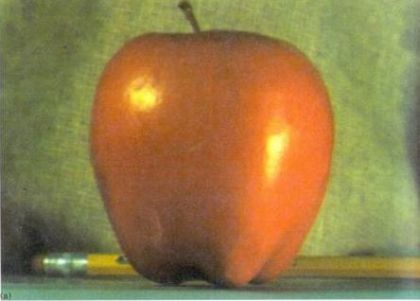
%> input picture Computer-Vision/paradoteo_CV_1-PYRAMIDS/apple.jpg, 420 x 301 px
$ octave gaussian_and_laplacian_with_grayscale_input_image.m   (GNU Octave 9; MATLAB toolbox functions it lacks are replaced by stand-ins)
%> lines starting %> are read from the running program, lines starting %| are printed output that depends on the picture; in (x1, y1, x2, y2) boxes, pixels count from 0 and x2, y2 are one past the last pixel; in counts of white or black regions, pixels touching at a corner belong together; the program's own positions count from 1
% Gaussian to Laplacian
apple = imread('apple.jpg');
%> apple is the input picture: size 301x420x3 uint8; mean R, G, B 147.5, 123.8, 72.9

% αν εκτελεσω size(apple), θα βγαλει οτι ειναι ενα image array μεγεθους
% [301 420 3], δλδ η μεταβλητη apple ειναι μια χρωματιστη εικονα (οχι
% ασπρομαυρη) με 3 καναλια

% Levels
levels = 6;
apple_gray = rgb2gray(apple); %
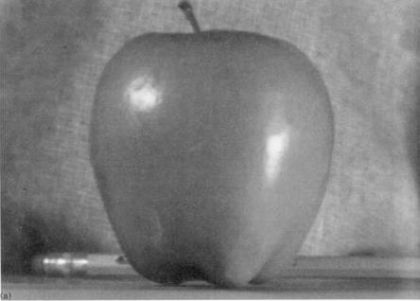
%> apple_gray: size 301x420 uint8; min 20, max 250, mean 125.1

% Initialize Gaussian and Laplacian pyramids
gaussian = cell(1, levels);
laplacian = cell(1, levels);

% Build the Laplacian pyramid
for i = 1:levels

    % Downsample the image using Gaussian filtering
    img_down = imfilter(apple_gray, fspecial('gaussian', [5 5], 1), 'symmetric', 'conv');
    img_down = img_down(1:2:end, 1:2:end);

    % Upsample the downsampled image
    img_up = imresize(img_down, size(apple_gray), 'bicubic');

    % Compute the Laplacian image
    lap = double(apple_gray) - double(img_up);

    % Store the Laplacian image in the pyramid
    laplacian{i} = lap;

    % Store the Gaussian image in the pyramid
    gaussian{i} = img_down;

    % Set the input image to the downsampled image for the next level
    apple_gray = img_down;
end
%> this loop made 6 passes
%> pass 1, `lap = double(apple_gray) - double(img_up);`:
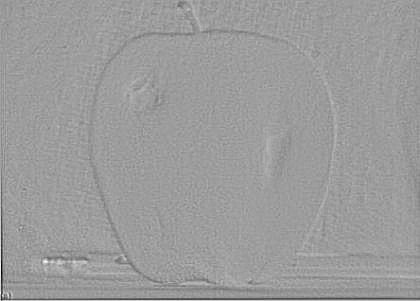
%> lap: size 301x420 double; min -62, max 39, mean -0.2; drawn with min black and max white
%> after the loop, gaussian = 6 items; laplacian = 6 items

% Display the Laplacian pyramid
for i = 1:levels
    figure;
    subplot(1,2,1);
    imshow(gaussian{i});
    title(['Gaussian Level ' num2str(i)]);
    subplot(1,2,2);
    imshow(laplacian{i});
    title(['Laplacian Level ' num2str(i)]);
end
%> this loop made 6 passes
%> pass 1, `imshow(laplacian{i});`:
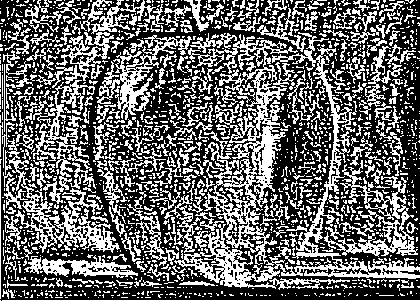
%> displayed picture: size 301x420, on the screen's scale of 0 to 255; 40.4% white in thin lines or dots
%> pass 2, `imshow(gaussian{i});`:
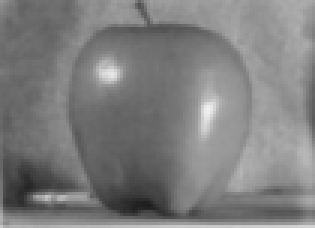
%> displayed picture: size 76x105, on the screen's scale of 0 to 255 (shown 3 times larger); min 29, max 239, mean 125.6
%> pass 2, `imshow(laplacian{i});`:
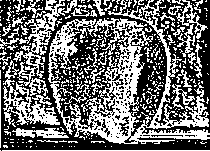
%> displayed picture: size 151x210, on the screen's scale of 0 to 255; 42.9% white in thin lines or dots

$ run again, with Computer-Vision/paradoteo_CV_1-PYRAMIDS/bench.jpg copied over Computer-Vision/paradoteo_CV_1-PYRAMIDS/apple.jpg
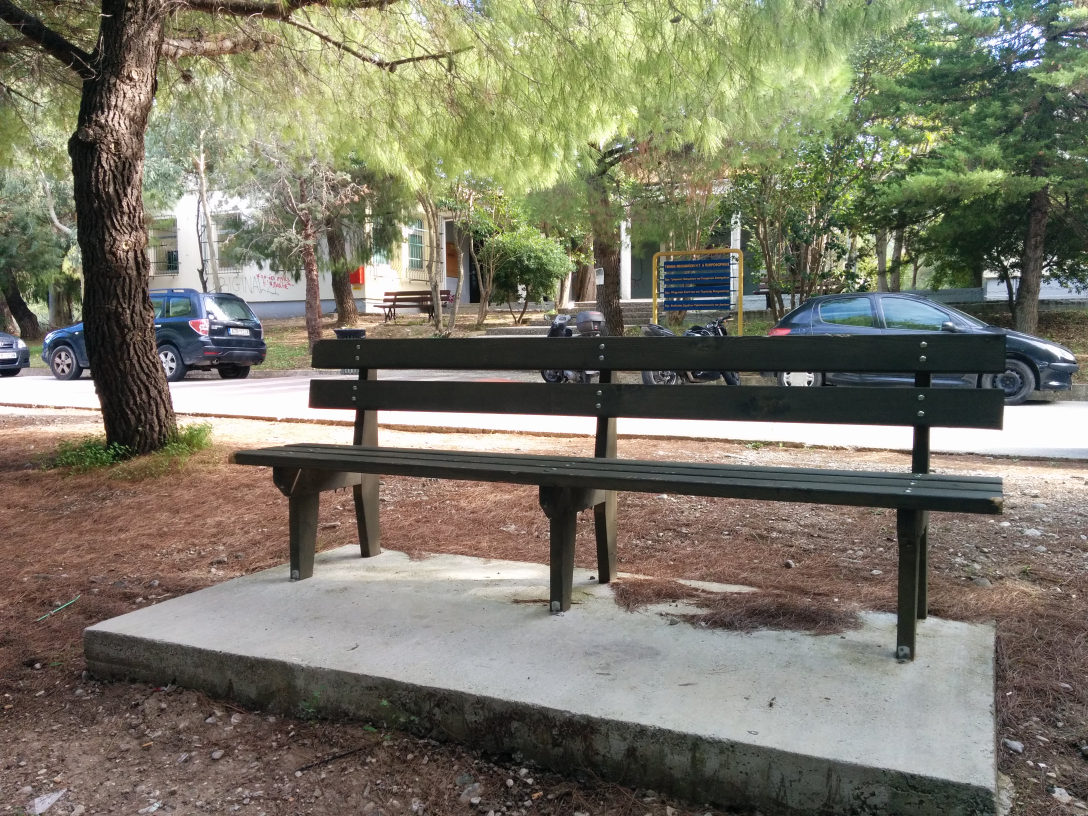
%> input picture Computer-Vision/paradoteo_CV_1-PYRAMIDS/bench.jpg, 3264 x 2448 px (shown at 1/3 size)
%> the loop `for i = 1:levels` made 6 passes
%> pass 1, `lap = double(apple_gray) - double(img_up);`:
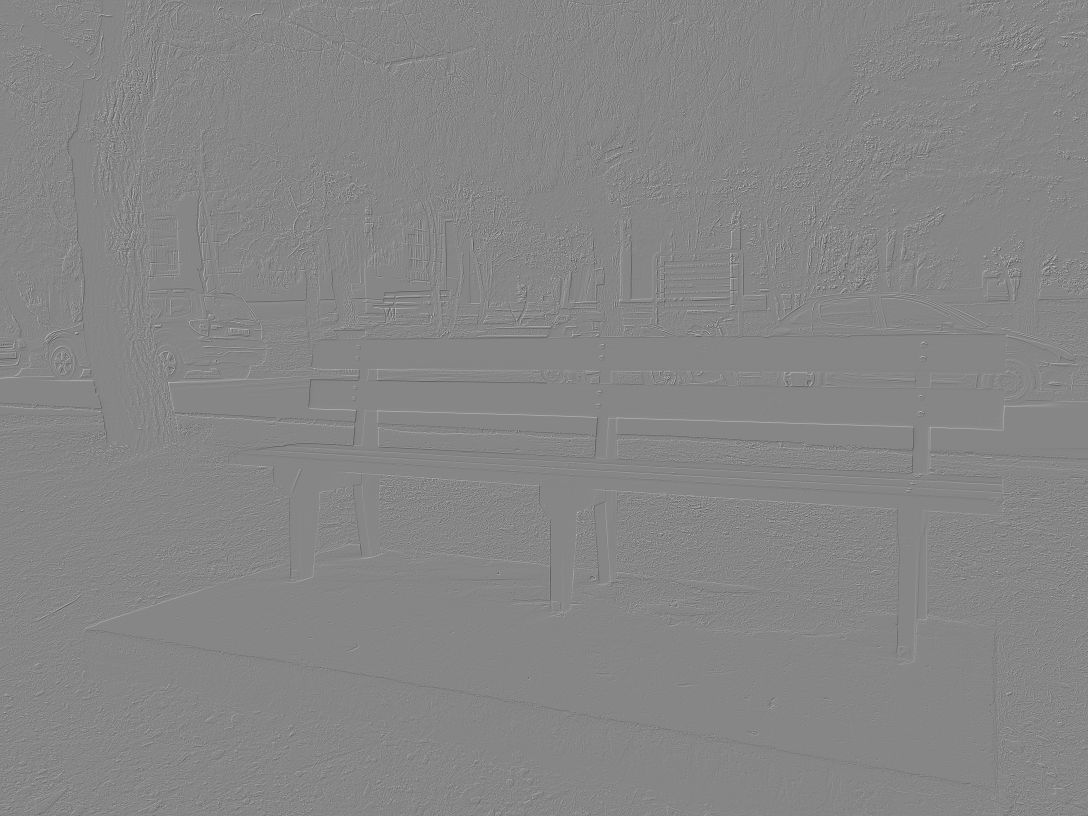
%> lap: size 2448x3264 double (shown at 1/3 size); min -129, max 115, mean 0; drawn with min black and max white
%> after the loop `for i = 1:levels`: gaussian = 6 items
%> the loop `for i = 1:levels` made 6 passes
%> pass 2, `imshow(laplacian{i});`:
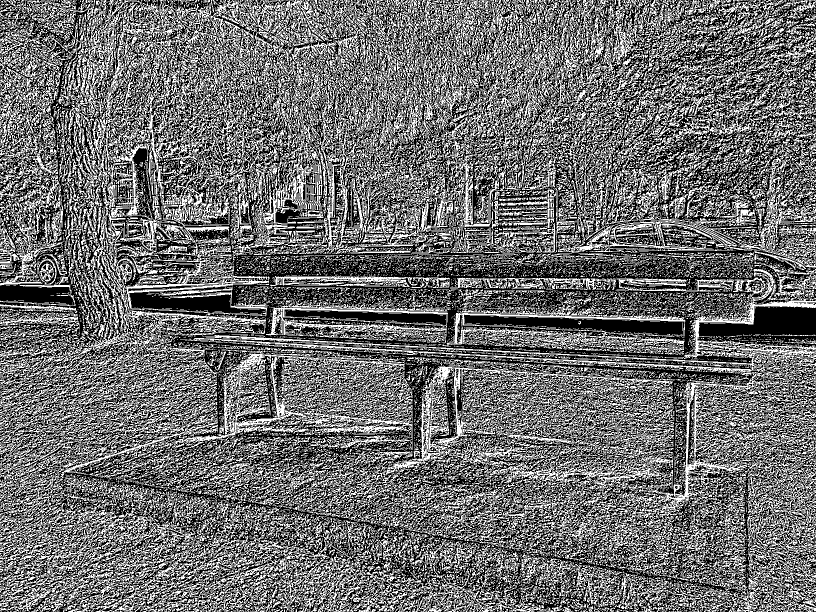
%> displayed picture: size 1224x1632, on the screen's scale of 0 to 255 (shown at 1/2 size); 43.1% white in thin lines or dots

$ run again, with Computer-Vision/paradoteo_CV_1-PYRAMIDS/black.jpg copied over Computer-Vision/paradoteo_CV_1-PYRAMIDS/apple.jpg
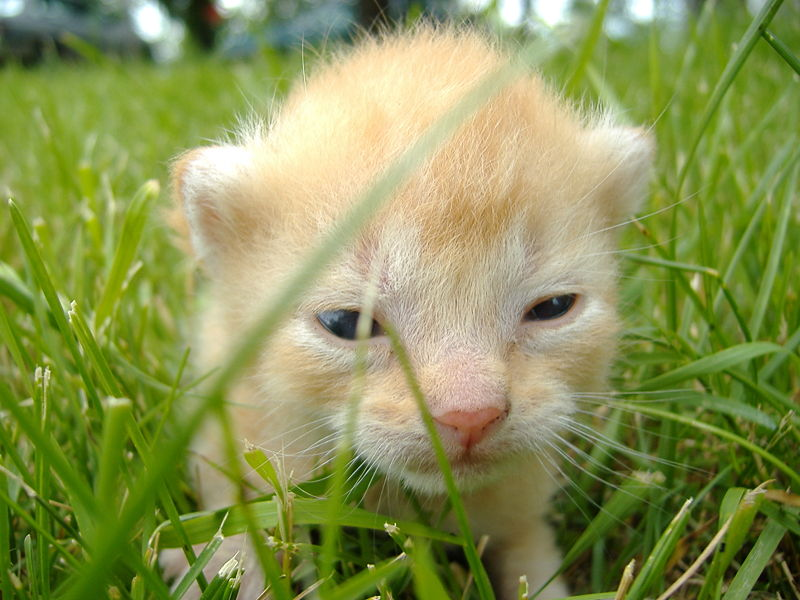
%> input picture Computer-Vision/paradoteo_CV_1-PYRAMIDS/black.jpg, 800 x 600 px
%> apple is the input picture: size 600x800x3 uint8; mean R, G, B 137.2, 147.4, 84
%> the loop `for i = 1:levels` made 6 passes
%> pass 1, `lap = double(apple_gray) - double(img_up);`:
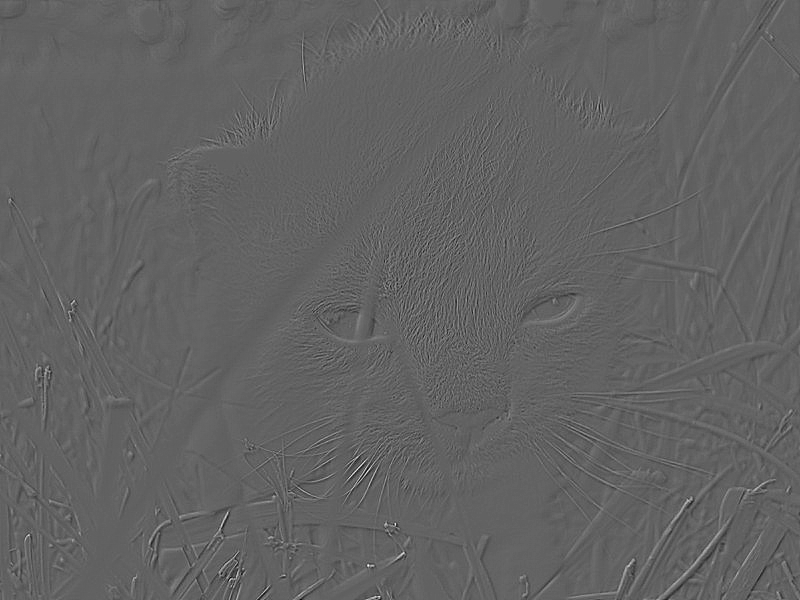
%> lap: size 600x800 double; min -79, max 125, mean -0.1; drawn with min black and max white
%> after the loop `for i = 1:levels`: gaussian = 6 items
%> the loop `for i = 1:levels` made 6 passes
%> pass 2, `imshow(laplacian{i});`:
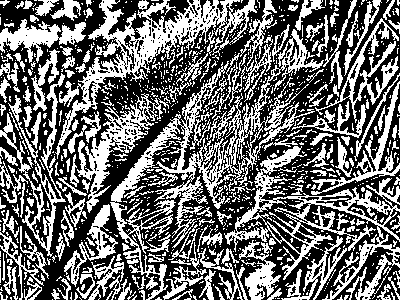
%> displayed picture: size 300x400, on the screen's scale of 0 to 255; 42.8% white; 988 white regions (798 under 20 px), largest, box (x1, y1, x2, y2) and area: (110, 29, 324, 300) 8146, (55, 0, 257, 159) 5914, (224, 146, 400, 300) 5701
